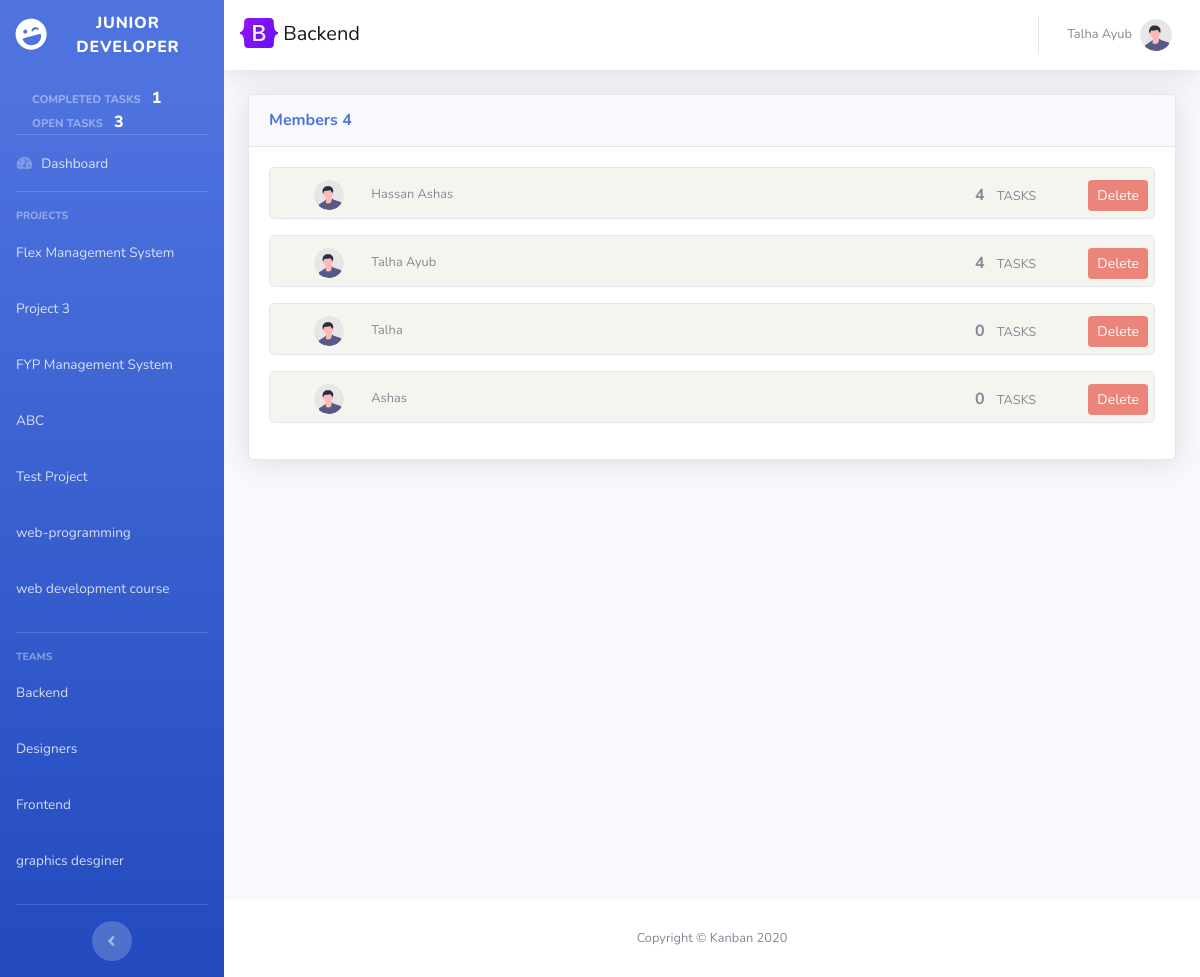
The app's page /team.php?page=1 (signed in) with its own data.
### tables this page shows
CREATE TABLE `tbl_member` (
  `m_id` int(11) NOT NULL,
  `m_name` varchar(50) NOT NULL,
  `m_username` varchar(50) NOT NULL,
  `m_password` varchar(50) NOT NULL,
  `m_role` varchar(50) NOT NULL,
  `team_id` int(11) DEFAULT NULL
);

CREATE TABLE `tbl_project` (
  `p_id` int(11) NOT NULL,
  `p_name` varchar(100) NOT NULL,
  `p_about` varchar(500) NOT NULL,
  `team_id` int(11) DEFAULT NULL
);

CREATE TABLE `tbl_team` (
  `team_id` int(11) NOT NULL,
  `t_name` varchar(100) NOT NULL
);

### db.php (called while the page is built, shortened)
<?php
  class Database
  {
    private $dsn = "mysql:host=localhost;dbname=website";
    private $user = "root";
    private $pass = "";
    public $conn;
    public function __construct()
    {
      try
      {
        $this->conn = new PDO($this->dsn, $this->user, $this->pass);
      }
      catch(PDOException $e)
      {
        echo $e->getMessage();
      }
    }
    public function get_member_info($id)
    {
      $data = array();
      $sql = "Select * from tbl_member m where m.m_id = :id";
      $stmt = $this->conn->prepare($sql);
      $stmt->execute(['id'=>$id]);
      $result = $stmt->fetchAll(PDO::FETCH_ASSOC);
      foreach ($result as $row)
      {
        $data[] = $row;
      }
      return $data;
    }
    public function get_team_info($id)
    {
      $data = array();
      $sql = "Select * from tbl_team p where p.team_id = :id";
      $stmt = $this->conn->prepare($sql);
      $stmt->execute(['id'=>$id]);
      $result = $stmt->fetchAll(PDO::FETCH_ASSOC);
      foreach ($result as $row)
      {
        $data[] = $row;
      }
      return $data;
    }
    public function count_total_projects($id)
    {
      $data = array();
      $sql = "select count(*) as 'total_projects' from tbl_project p where p.team_id = (select m.team_id from tbl_member m where m.m_id = :id)";
      $stmt = $this->conn->prepare($sql);
      $stmt->execute(['id'=>$id]);
      $result = $stmt->fetch(PDO::FETCH_ASSOC);
      if ($result)
        $data = $result["total_projects"];
      return $data;
    }
    public function get_all_projects($id)
    {
      $data = array();
      $sql = "select p.* from tbl_project p where p.team_id = (select m.team_id from tbl_member m where m.m_id = :id)";
      $stmt = $this->conn->prepare($sql);
      $stmt->execute(['id'=>$id]);
      $result = $stmt->fetchAll(PDO::FETCH_ASSOC);
      foreach ($result as $row)
      {
        $data[] = $row;
      }
      return $data;
    }
    public function count_total_teams()
    {
      $data = array();
      $sql = "select count(*) as 'total_teams' from tbl_team;";
      $stmt = $this->conn->prepare($sql);
      $stmt->execute();
      $result = $stmt->fetch(PDO::FETCH_ASSOC);
      if ($result)
        $data = $result["total_teams"];
      return $data;
    }
    public function count_total_members($team_id)
    {
      $data = array();
      $sql = "select count(*) as 'total_members' from tbl_member where team_id = :team_id;";
      $stmt = $this->conn->prepare($sql);
      $stmt->execute(['team_id'=>$team_id]);
      $result = $stmt->fetch(PDO::FETCH_ASSOC);
      if ($result)
        $data = $result["total_members"];
      return $data;
    }
    public function get_all_tasks_by_member($id)
    {
      $data = array();
      $sql = "select m.*,(select count(t_id)from tbl_task t where t.member_id=m.m_id)  as 'Tasks'
      from tbl_member m
      where m.team_id=:id";
      $stmt = $this->conn->prepare($sql);
      $stmt->execute(['id'=>$id]);
      $result = $stmt->fetchAll(PDO::FETCH_ASSOC);
      foreach ($result as $row)
      {
        $data[] = $row;
      }
      return $data;
    }
    public function get_all_teams()
    {
      $data = array();
      $sql = "select * from tbl_team t";
      $stmt = $this->conn->prepare($sql);
      $stmt->execute();
      $result = $stmt->fetchAll(PDO::FETCH_ASSOC);
      foreach ($result as $row)
      {
        $data[] = $row;
      }
      return $data;
    }
    public function count_tasks_per_member($member_id, $check)
    {
      $data = array();
      if ($check == "NULL")
      {
        $sql = "select count(member_id) 'total_tasks' from tbl_task where member_id = :member_id and status <> 'completed';";
        $stmt = $this->conn->prepare($sql);
        $stmt->execute(['member_id'=>$member_id]);
      }
      else
      {
        $sql = "select count(member_id) 'total_tasks' from tbl_task where member_id = :member_id and status = 'completed';";
        $stmt = $this->conn->prepare($sql);
        $stmt->execute(['member_id'=>$member_id]);
      }
      $result = $stmt->fetch(PDO::FETCH_ASSOC);
      if ($result)
        $data = $result["total_tasks"];
      return $data;
    }
  }
$db = new Database();
?>

### team.php (the view, shortened to what this page needs)
<?php include 'header.php';?>
<?php $team_id = $_GET['page'];
$team_details = $db->get_team_info($team_id); ?>
        <div id="content-wrapper" class="d-flex flex-column">
            <div id="content">
                    <div id="content">
                        <nav class="navbar navbar-expand navbar-light bg-white topbar mb-4 static-top shadow">
                                              <a class="navbar-brand " href="#">
                                                <img src="bootstrap-logo.svg" alt="" width="38" height="30" class="mb-1">
                                              <span class=""> <?php echo $team_details[0]['t_name']; ?></span>
                                              </a>
                                            <ul class="navbar-nav ml-auto">
                                  <li class="nav-item dropdown no-arrow">
                                      <a class="nav-link dropdown-toggle" href="#" id="userDropdown" role="button"
                                          data-toggle="dropdown" aria-haspopup="true" aria-expanded="false">
                                          <span class="mr-2 d-none d-lg-inline text-gray-600 small"><?php echo $member_info['0']['m_name']; ?></span>
                                          <img class="img-profile rounded-circle"
                                              src="img/undraw_profile.svg">
                                      </a>
                                  </li>
                              </ul>
                          </nav>
                    </div>
                <div class="container-fluid" id = "all_members">
                <?php $total_members = $db->count_total_members($team_id); ?>
                    <div class="row ">
                        <div class="col-sm-12">
                            <div class="card shadow mb-3">
                                <div class="card-header py-3">
                                    <h6 class="m-0 font-weight-bold text-primary">Members <span class="font-weight-bold large"><?php echo $total_members ?></span></h6>
                                </div>
                                <div class="card-body">
                                <?php if ($total_members > 0)
                                            {
                                                $members_results = $db->get_all_tasks_by_member($team_id);
                                                foreach($members_results as $row)
                                                {
                                                    ?>
                                    <div class="card mb-3 ">
                                        <div class="card-body px-1 py-1 bg-warning" >
                                        <div class="row mt-2 ">
                                                <div class="col-sm-3 " >
                                                        <div class=" mb-1 ml-3  ">
                                                            <ul class="navbar-nav">
                                                                <li class="nav-item small ml-4 ">
                                                                                <img src="img/undraw_profile.svg" class="rounded-circle "alt=""  width="30" height="30">
                                                                                <span class="ml-4 "><?php echo $row['m_name']; ?></span>
                                                               </li>
                                                            </ul>
                                                        </div>
                                                </div>
                                                <div class="col-sm-6">
                                                  </div>
                                                <div class="col-sm-3 text-center"  >
                                                <span class="ml-4 font-weight-bold"><?php echo $row['Tasks']; ?></span>
                                                <span class="ml-2 small "> TASKS</span>
                                                <span>
                                                                <?php if ($member_info[0]['m_role'] == 'Team Lead' && $member_info[0]['m_id'] != $row['m_id'])
                                                                {?>
                                                                <button type="button" data-toggle="modal" data-target = "#deleteMemberModal" data-id = "<?php echo $row['m_id']; ?>" class="btn ml-5 btn-danger btn-sm delete_member_button">Delete
                                                                </button>
                                                                <?php }
                                                                 else {
                                                                    ?>
                                                                <button type="button" data-toggle="modal" disabled data-target = "#deleteMemberModal" data-id = "<?php echo $row['m_id']; ?>" class="btn ml-5 btn-danger btn-sm delete_member_button">Delete
                                                                </button>
                                                                <?php
                                                                }?>
                                                            </span>
                                                </div>
                                        </div>
                                        </div>
                                    </div>
                                    <?php
                                                }
                                            }
                                            ?>
                                </div>
                            </div>
                        </div>
                    </div>
                </div>
            </div>
            <footer class="sticky-footer bg-white">
                <div class="container my-auto">
                    <div class="copyright text-center my-auto">
                        <span>Copyright &copy; Kanban 2020</span>
                    </div>
                </div>
            </footer>
        </div>
</div>
</body>
</html>

### header.php (shortened to what this page needs)
<?php include_once "db.php";
$id = $_SESSION['member_id'];
?>
<?php
        $member_info = $db->get_member_info($id);
?>
<!DOCTYPE html>
<html lang="en">
<head>
    <link href="vendor/fontawesome-free/css/all.min.css" rel="stylesheet" type="text/css">
    <link href="css/sb-admin-2.min.css" rel="stylesheet">
</head>
<body id="page-top">
    <div id="wrapper">
        <ul class="navbar-nav bg-gradient-primary sidebar sidebar-dark accordion" id="accordionSidebar">
            <a class="sidebar-brand d-flex align-items-center justify-content-center" href="#">
                <div class="sidebar-brand-icon rotate-n-15">
                    <i class="fas fa-laugh-wink"></i>
                </div>
                <div class="sidebar-brand-text mx-2">
                   <?php echo $member_info['0']['m_role']; ?>
                </div>
            </a>
            <div class="sidebar-heading mt-3 ">
                <div class=" sidebar-heading "  id = "completed_open_tasks">
                  <?php $total = $db->count_tasks_per_member($member_info[0]['m_id'], "Not"); ?>
                  <span class="fonts_txt">Completed Tasks <span class="ml-2 fonts_num text-white"><?php echo $total; ?></span>    </span>
                  <?php $total = $db->count_tasks_per_member($member_info[0]['m_id'], "NULL"); ?>
                  <span class="fonts_txt">Open Tasks <span class="ml-2 fonts_num text-white"><?php echo $total; ?></span>    </span>
              </div>
              </div>
            <hr class="sidebar-divider my-0">
            <li class="nav-item">
                <a class="nav-link" href="index.php">
                    <i class="fas fa-fw fa-tachometer-alt"></i>
                    <span>Dashboard</span></a>
            </li>
            <hr class="sidebar-divider">
            <div class="sidebar-heading">
                Projects
            </div>
            <div id = "project_names">
              <?php
              $total_projects = $db->count_total_projects($id);
              if ($total_projects > 0)
              {
                $projects_names = $db->get_all_projects($id);
                foreach($projects_names as $row)
                {
                  ?>
                  <li class="nav-item">
                  <a class="nav-link" href="project_backlog.php?page=<?php echo $row['p_id']; ?>">
                      <span><?php echo $row['p_name']; ?></span></a>
                  </li>
                  <?php
                }
              }
              ?>
            </div>
            <hr class="sidebar-divider">
            <div class="sidebar-heading">
                TEAMS
            </div>
            <div id = "team_names">
              <?php
              $total_teams = $db->count_total_teams();
              if ($total_teams > 0)
              {
                $team_name = $db->get_all_teams();
                foreach($team_name as $row)
                {
                  ?>
                  <li class="nav-item">
                  <a class="nav-link" href="team.php?page=<?php echo $row['team_id']; ?>">
                      <span><?php echo $row['t_name']; ?></span></a>
                  </li>
                  <?php
                }
              }
              ?>
            </div>
            <hr class="sidebar-divider d-none d-md-block">
            <div class="text-center d-none d-md-inline">
                <button class="rounded-circle border-0" id="sidebarToggle"></button>
            </div>
        </ul>

### records on screen
tbl_member: m_role "JUNIOR DEVELOPER", m_name "Talha Ayub", Tasks "4"
tbl_project: p_name "Flex Management System"
tbl_project: p_name "Project 3"
tbl_project: p_name "FYP Management System"
tbl_project: p_name "ABC"
tbl_project: p_name "Test Project"
tbl_project: p_name "web-programming"
tbl_project: p_name "web development course"
tbl_team: t_name "Backend"
tbl_team: t_name "Designers"
tbl_team: t_name "Frontend"
tbl_team: t_name "graphics desginer"
tbl_member: m_name "Hassan Ashas", Tasks "4"
tbl_member: m_name "Talha", Tasks "0"
tbl_member: m_name "Ashas", Tasks "0"

### other values on screen
$total "1"
$total "3"
$total_members "4"
